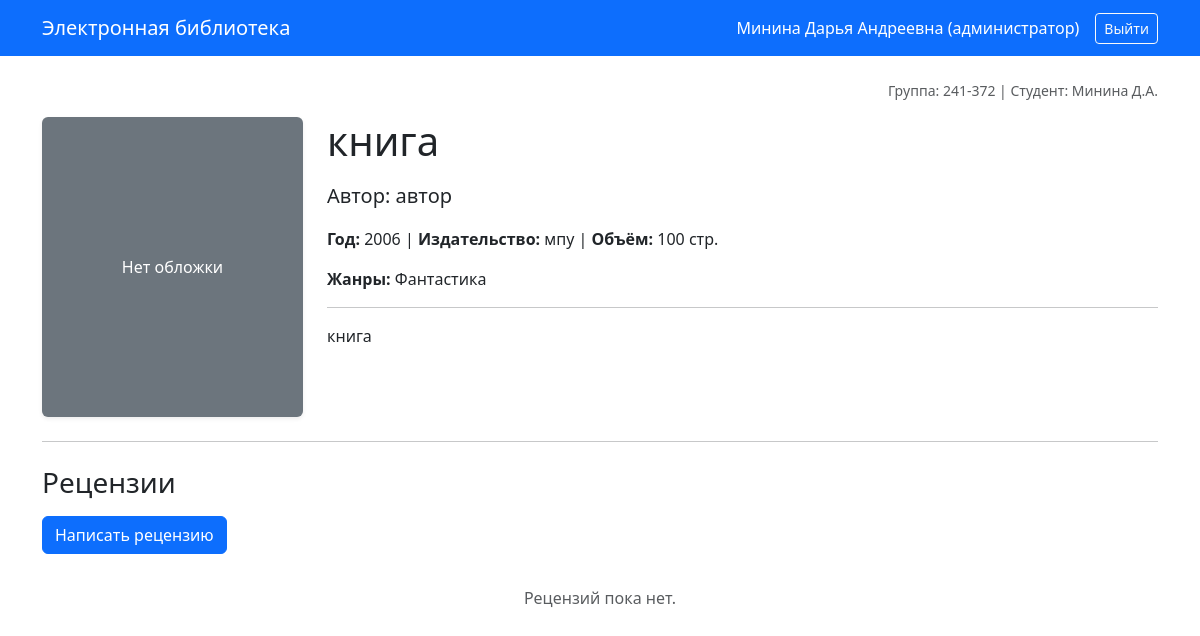
The app's page /book/1 (signed in) with its own data.
### models.py (models this page shows)
class User(UserMixin, db.Model):
    __tablename__ = 'users'
    id = db.Column(db.Integer, primary_key=True)
    login = db.Column(db.String(50), unique=True, nullable=False)
    password_hash = db.Column(db.String(255), nullable=False)
    last_name = db.Column(db.String(50), nullable=False)
    first_name = db.Column(db.String(50), nullable=False)
    middle_name = db.Column(db.String(50), nullable=True)
    role_id = db.Column(db.Integer, db.ForeignKey('roles.id'), nullable=False)
    reviews = db.relationship('Review', backref='user', lazy=True)
    @property
    def full_name(self):
        name = f"{self.last_name} {self.first_name}"
        if self.middle_name:
            name += f" {self.middle_name}"
        return name

class Role(db.Model):
    __tablename__ = 'roles'
    id = db.Column(db.Integer, primary_key=True)
    name = db.Column(db.String(50), unique=True, nullable=False)
    description = db.Column(db.Text, nullable=False)
    users = db.relationship('User', backref='role', lazy=True)

class Book(db.Model):
    __tablename__ = 'books'
    id = db.Column(db.Integer, primary_key=True)
    title = db.Column(db.String(255), nullable=False)
    description = db.Column(db.Text, nullable=False)
    year = db.Column(db.Integer, nullable=False)
    publisher = db.Column(db.String(255), nullable=False)
    author = db.Column(db.String(255), nullable=False)
    pages = db.Column(db.Integer, nullable=False)
    genres = db.relationship('Genre', secondary='book_genres', backref='books')
    cover = db.relationship('Cover', backref='book', uselist=False, cascade='all, delete-orphan')
    reviews = db.relationship('Review', backref='book', lazy=True, cascade='all, delete-orphan')

### app.py (the view)
@app.route('/book/<int:book_id>')
def view_book(book_id):
    book = Book.query.get_or_404(book_id)
    html_description = bleach.clean(markdown.markdown(book.description),
                                    tags=['p', 'b', 'i', 'u', 'a', 'ul', 'ol', 'li', 'h1', 'h2', 'h3'])
    user_review = None
    if current_user.is_authenticated:
        user_review = Review.query.filter_by(book_id=book_id, user_id=current_user.id).first()
    return render_template('book_view.html', book=book, html_description=html_description, user_review=user_review)

### app.py (called while the page is built)
@login_manager.user_loader
def load_user(user_id):
    return User.query.get(int(user_id))

### templates/book_view.html (shortened to what this page needs)
{% extends "base.html" %}
{% block content %}
<div class="row mb-4">
    <div class="col-md-3">
        {% if book.cover %}
            <img src="{{ url_for('static', filename='uploads/' + book.cover.filename) }}" class="img-fluid rounded shadow-sm" alt="Обложка книги">
        {% else %}
            <div class="bg-secondary text-white d-flex align-items-center justify-content-center rounded shadow-sm" style="height: 300px;">Нет обложки</div>
        {% endif %}
    </div>
    <div class="col-md-9">
        <h1 class="mb-3">{{ book.title }}</h1>
        <p class="lead"><strong>Автор:</strong> {{ book.author }}</p>
        <p>
            <strong>Год:</strong> {{ book.year }} |
            <strong>Издательство:</strong> {{ book.publisher }} |
            <strong>Объём:</strong> {{ book.pages }} стр.
        </p>
        <p><strong>Жанры:</strong> {{ book.genres | map(attribute='name') | join(', ') }}</p>
        <hr>
        <div class="markdown-body">
            {{ html_description | safe }}
        </div>
    </div>
</div>
<hr class="my-4">
<h3 class="mb-3">Рецензии</h3>
{% if current_user.is_authenticated and not user_review and current_user.role.name in ['пользователь', 'модератор', 'администратор'] %}
    <a href="{{ url_for('add_review', book_id=book.id) }}" class="btn btn-primary mb-3">Написать рецензию</a>
{% endif %}
<div class="list-group">
    {% for review in book.reviews %}
        {% if not user_review or review.id != user_review.id %}
        <div class="list-group-item">
            <div class="d-flex w-100 justify-content-between">
                <h6 class="mb-1">{{ review.user.full_name }}</h6>
                <small class="text-muted">{{ review.created_at.strftime('%d.%m.%Y %H:%M') }}</small>
            </div>
            <p class="mb-1">
                <span class="badge bg-warning text-dark me-2">{{ review.rating }}/5</span>
                <span class="markdown-body">{{ review.text | safe }}</span>
            </p>
        </div>
        {% endif %}
    {% else %}
        <div class="text-muted text-center py-3">Рецензий пока нет.</div>
    {% endfor %}
</div>
{% endblock %}

### templates/base.html (shortened to what this page needs)
<!DOCTYPE html>
<html lang="ru">
<head>
    <link href="https://cdn.jsdelivr.net/npm/bootstrap@5.3.0/dist/css/bootstrap.min.css" rel="stylesheet">
    <link rel="stylesheet" href="https://cdn.jsdelivr.net/npm/easymde/dist/easymde.min.css">
</head>
<body>
    <nav class="navbar navbar-expand-lg navbar-dark bg-primary mb-4">
        <div class="container">
            <a class="navbar-brand" href="{{ url_for('index') }}">Электронная библиотека</a>
            <div class="d-flex align-items-center">
                {% if current_user.is_authenticated %}
                    <span class="navbar-text text-white me-3">
                        {{ current_user.full_name }} ({{ current_user.role.name }})
                    </span>
                    <a href="{{ url_for('logout') }}" class="btn btn-outline-light btn-sm">Выйти</a>
                {% else %}
                    <a href="{{ url_for('login') }}" class="btn btn-light btn-sm">Войти</a>
                {% endif %}
            </div>
        </div>
    </nav>
    <div class="container">
        <div class="text-muted small mb-3 text-end">Группа: 241-372 | Студент: Минина Д.А.</div>
        {% block content %}{% endblock %}
    </div>
</body>
</html>

### templates/base.html (style rules this page uses)
.markdown-body { font-size: 1rem; line-height: 1.6; }
.markdown-body p { margin-bottom: 1rem; }

### records on screen
User: full_name "Минина Дарья Андреевна"
Role: role.name "администратор"
Book: title "книга", author "автор", year "2006", publisher "мпу", pages "100"

### other values on screen
{{ book.genres | map(attribute='name') | join(', ') }} "Фантастика"
{{ html_description | safe }} "книга"
